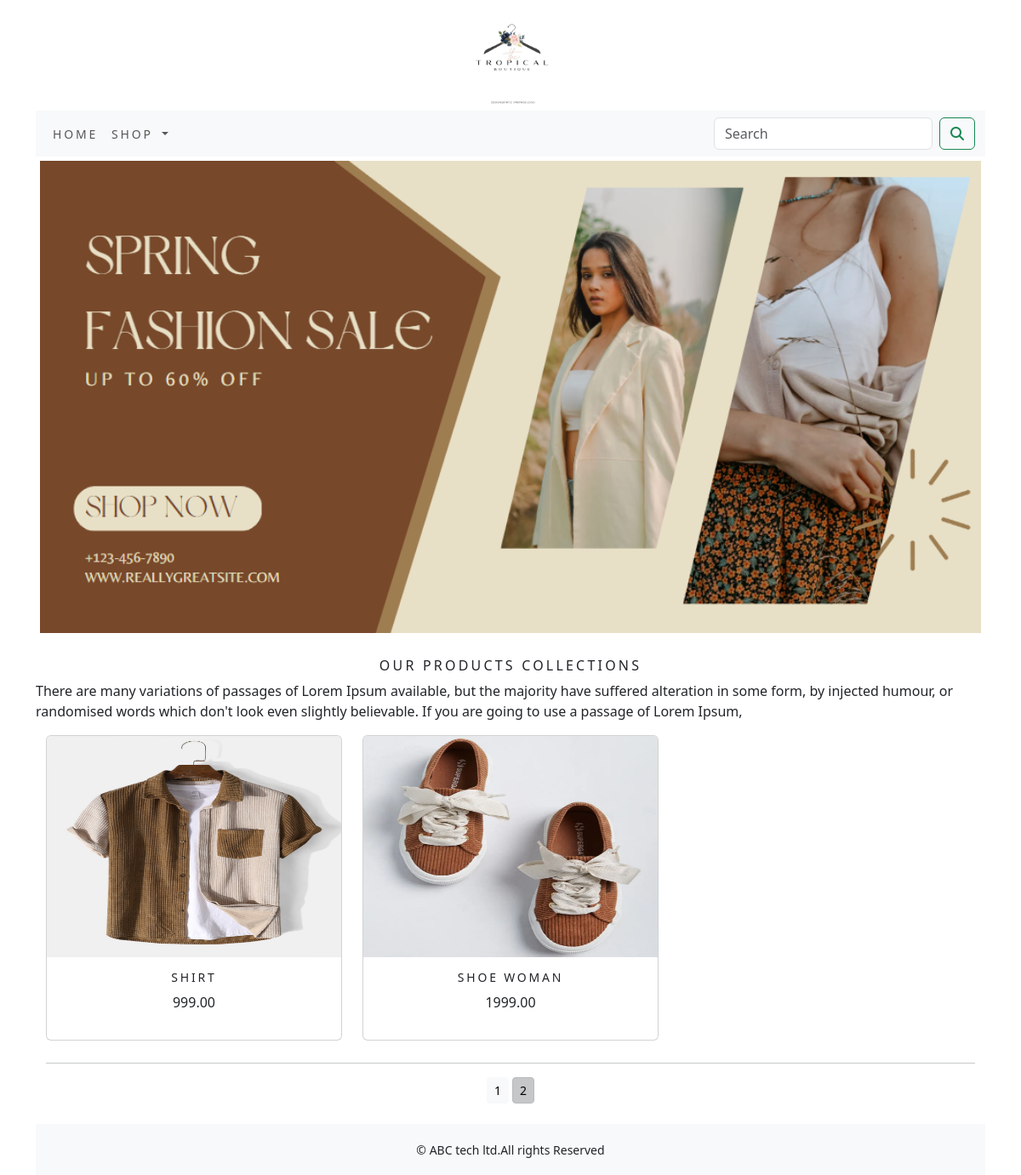
Screenshot of /shop?page=2 with the database file from the repository.
### shop/models.py (models this page shows, shortened)
class Product(models.Model):
    name=models.CharField(max_length=250,unique=True)
    slug=models.SlugField(max_length=250,unique=True)
    description=models.TextField(blank=True)
    price=models.DecimalField(max_digits=10,decimal_places=2)
    category=models.ForeignKey(Category,on_delete=models.CASCADE)
    image=models.ImageField(upload_to='product',blank=True)
    stock=models.IntegerField()
    available=models.BooleanField(default=True)
    created=models.DateTimeField(auto_now_add=True)
    updated=models.DateTimeField(auto_now=True)
    def get_url(self):
        return reverse('shop:prodcatdetail',args=[self.category.slug,self.slug])
    class Meta:
        ordering=('name',)
        verbose_name='product'
        verbose_name_plural='products'

### shop/views.py (the view)
# urls.py: path('',views.allProdCat,name='allProdCat'),
def allProdCat(request, c_slug=None):
    c_page = None
    products_list = None
    if c_slug != None:
        c_page = get_object_or_404(Category, slug=c_slug)
        products_list = Product.objects.all().filter(category=c_page, available=True)
    else:
        products_list = Product.objects.all().filter(available=True)
    paginator = Paginator(products_list, 6)
    try:
        page = int(request.GET.get('page', '1'))
    except:
        page = 1
    try:
        products = paginator.page(page)
    except (EmptyPage, InvalidPage):
        products = paginator.page(paginator.num_pages)
    return render(request, "category.html", {'category': c_page, 'products': products})

### cart/context_processors.py (called while the page is built)
def counter(request):
    item_count=0
    if 'admin' in request.path:
        return {}
    else:
        try:
            cart=Cart.objects.filter(cart_id=_cart_id(request))
            car_item=CartItem.objects.all().filter(cart=cart[:1])
            for cart_item in car_item:
                item_count += cart_item.quantity
        except Cart.DoesNotExist:
            item_count =0
    return dict(item_count=item_count)

### cart/views.py (called while the page is built)
def _cart_id(request):
    cart=request.session.session_key
    if not cart:
        cart=request.session.create()
    return  cart

### shop/context_processors.py (called while the page is built)
def menu_links(request):
    links=Category.objects.all()
    return dict(links=links)

### shop/models.py (called while the page is built)
    def get_url(self):
        return reverse('shop:products_by_category',args=[self.slug])

### template/category.html (shortened to what this page needs)
{% extends 'base.html' %}
{% load static %}
{% block content %}
<div class="mx_auto">
    {% if category %}
    <img class="my_image" src="{{category.image.url}}" alt="{{category.name}}" width="130px;" height="100%;">
</div>
    <br>
<div>
    <h1 class="text-center my_title">{{category.name}}</h1>
    <p class="text-justify">{{category.description}}</p>
</div>
    {% else %}
<div>
<img class="my_image my_image_padding" src="{% static 'img/banner7.png' %}" alt="our products" width="1400px;">
</div>
<br>
<div>
    <h1 class="text-center my_title">our products collections</h1>
    <p class="text-justify">There are many variations of passages of Lorem Ipsum available, but the majority have suffered alteration in some form, by injected humour, or randomised words which don't look even slightly believable. If you are going to use a passage of Lorem Ipsum,</p>
</div>
    {% endif %}
<div class="container">
    <div class="row mx_auto">
        {% for product in products.object_list %}
        <div class="my_bottom_margin col-9 col-sm-12  col-md-4 xol-lg-4">
            <div class="card text-center" style=" min-width:18rem;">
                <a href="{{product.get_url}}"><img class="card-img-top my_image" src="{{product.image.url}}" alt="{{product.name}}" width="=130px;" height="260px;"></a>
                <div class="card-body">
                    <h4>{{product.name}}</h4>
                    <p>{{product.price}}</p>
                </div>
            </div>
        </div>
        {% endfor %}
    </div>
    <div class="mx_auto">
        {% if products.paginator.num_pages > 1 %}
        <hr>
        <div class="text-center">
            {% for pg in products.paginator.page_range %}
                <a href="?page={{pg}}" class="btn btn-light btn-sm {% if products.number == pg %} active {% endif %}">{{pg}}</a>
            {% endfor %}
        </div>
        {% endif %}
    </div>
    <br>
</div>
{% endblock %}

### static/css/custom.css (style rules this page uses)
body { font-family: 'Roboto', sans-serif; }
.my_image { width:100%; height;auto; }
.my_title { font-size:16px; text-transform:uppercase; letter-spacing:.2em; }
.my_image_padding { padding:5px; }
.my_bottom_margin { margin-bottom:10px; }
.card-body h4 { font-size:14px; text-transform:uppercase; letter-spacing:.2em; }

### rows the page displays
Product: image (picture), name "SHIRT", price "999.00"
Product: image (picture), name "SHOE WOMAN", price "1999.00"

### other values shown
{{ pg }} "1" "2"
